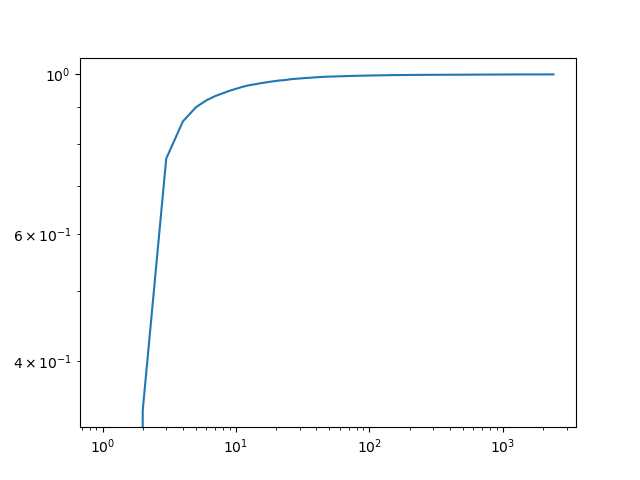

This chart was generated by the following Python code:
#Used powerlaw package: https://github.com/jeffalstott/powerlaw
import networkx as nx
import matplotlib.pyplot as plt
import powerlaw as pl

#The graph is read as a weighted edgelist
G = nx.Graph()
G = nx.read_weighted_edgelist('as-22july06.mtx')

#Each node in the dataset has a corresponding degree - deg references to each
#node and iterates through the degrees of the graph and sorts it
sorted_degree = sorted([deg for node, deg in G.degree()])

#cdf - cumulative distribution function is a function under the powerlaw function
pl.cdf(data=sorted_degree, survival = False)

# plot_cdf function plots the cdf - also under the powerlaw package
pl.plot_cdf(sorted_degree)

plt.show()
